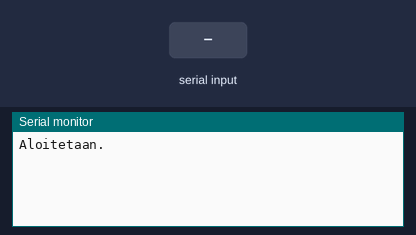
Bench run of a sketch on a simulated Arduino Leonardo, built with avr-gcc and run on an emulated ATmega32U4. Parts: the last lines printed to the serial monitor. The test bench sets the inputs (shaded band).

Above: at 1.2 s.
1.3 s: "90,45\n" received over Serial
At 2.8 s:
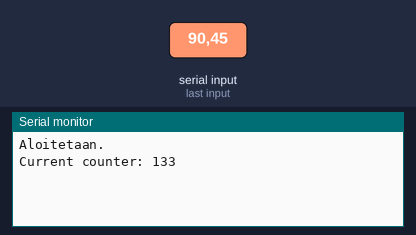
4.3 s: "30,150\n" received over Serial
At 5.9 s:
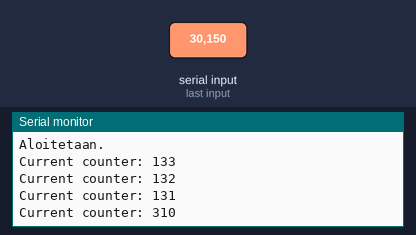
Timing chart, 0 to 7.4 s (numbered marks = the images above; inputs shaded):
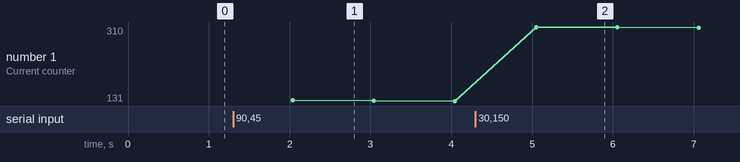

Measured:
- after the input at 1.3 s, the serial monitor: prints a new line after 0.74 s (image 1)
- after the input at 4.3 s, the serial monitor: prints a new line after 0.75 s (image 2)
- plotted number 1: 131 → 304 after the input at 4.3 s

The sketch:

luento5_tehtava2.ino
```cpp
#include <Arduino_FreeRTOS.h>

volatile long int counter = 0;

void TaskSerialReadAndAdd(void *pvParameters);
void TaskSubstractAndPrint(void *pvParameters);

// the setup function runs once when you press reset or power the board
void setup() {

  // initialize serial communication at 9600 bits per second:
  Serial.begin(9600);
  //aseta(1);
  Serial.println("Aloitetaan.");


  while (!Serial) {
    ; // wait for serial port to connect. Needed for native USB, on LEONARDO, MICRO, YUN, and other 32u4 based boards.
  }

  // Now set up two tasks to run independently.
  xTaskCreate(
    TaskSerialReadAndAdd,
    "SerialReadAndAdd", // custom name
    128,  // Stack size
    NULL,
    1,  // Priority 3 is highest, 0 lowest
    NULL );

  xTaskCreate(
    TaskSubstractAndPrint,
    "SubstractAndPrint",
    128,  // Stack size
    NULL,
    2,  // Priority
    NULL );

  // Now the task scheduler, which takes over control of scheduling individual tasks, is automatically started.
}

void loop()
{
  // Empty. Things are done in Tasks.
}

/*--------------------------------------------------*/
/*---------------------- Tasks ---------------------*/
/*--------------------------------------------------*/
void TaskSerialReadAndAdd(void *pvParameters) {
  (void) pvParameters;

  while(1) {
    counter += Serial.parseInt();
  }
}

void TaskSubstractAndPrint(void *pvParameters) {
  (void) pvParameters;

  while(1) {
    if (counter > 0) {
      Serial.print("Current counter: ");Serial.println(counter);
    }
    counter--;
    vTaskDelay(pdMS_TO_TICKS(1000));
  }
}
```
